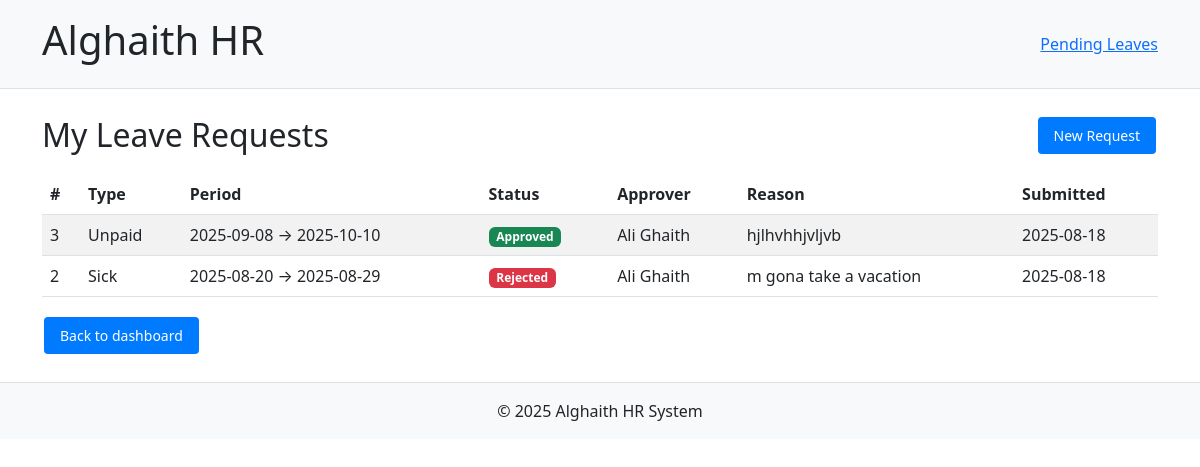
The page /leave/my-requests (signed in) on the database as committed earlier.
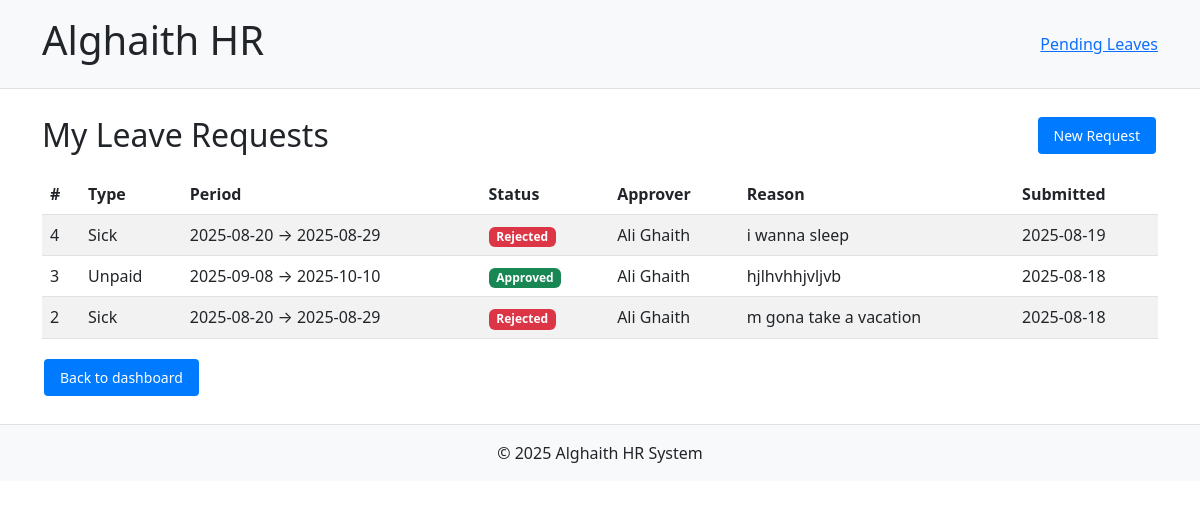
The same page on the database as committed later.
### core/models.py (models this page shows, shortened)
class LeaveRequest(db.Model):
    __tablename__ = 'leave_requests'
    id = db.Column(db.Integer, primary_key=True)
    user_id = db.Column(db.Integer, db.ForeignKey('users.id'), nullable=False)
    approver_id = db.Column(db.Integer, db.ForeignKey('users.id'))
    type = db.Column(db.String(30), nullable=False, default='annual')  # annual/sick/unpaid/other
    start_date = db.Column(db.Date, nullable=False)
    end_date = db.Column(db.Date, nullable=False)
    reason = db.Column(db.Text)
    status = db.Column(db.String(20), nullable=False, default='pending')  # pending/approved/rejected
    decided_at = db.Column(db.DateTime)
    created_at = db.Column(db.DateTime, default=datetime.utcnow)
    updated_at = db.Column(db.DateTime, default=datetime.utcnow, onupdate=datetime.utcnow)
    requester = db.relationship('User', foreign_keys=[user_id], backref='leave_requests')
    approver = db.relationship('User', foreign_keys=[approver_id])

class User(db.Model, UserMixin):
    __tablename__ = 'users'
    id = db.Column(db.Integer, primary_key=True)
    email = db.Column(db.String(120), unique=True, nullable=False)
    password_hash = db.Column(db.String(200), nullable=False)
    name = db.Column(db.String(100), nullable=False)
    role = db.Column(db.String(50), nullable=False)
    avatar = db.Column(db.String(2), nullable=False)
    access_code = db.Column(db.String(20), unique=True, nullable=False)
    department_id = db.Column(db.Integer, db.ForeignKey('departments.id'))
    created_at = db.Column(db.DateTime, default=datetime.utcnow)
    last_login = db.Column(db.DateTime)
    login_count = db.Column(db.Integer, default=0)
    is_active = db.Column(db.Boolean, default=True, nullable=False)
    position = db.Column(db.String(100), nullable=True)
    phone = db.Column(db.String(20), nullable=True)
    department = db.relationship('Department', back_populates='members')
    @property
    def is_authenticated(self):
        return True

### modules/leave/routes.py (the view)
@leave_bp.route('/my-requests')
@login_required
def my_requests():
    items = list_user_requests(current_user.id)
    return render_template('leave/my_leaves.html', requests=items)

### app.py (called while the page is built)
@login_manager.user_loader
def load_user(user_id):
    from core.models import User
    return db.session.get(User, int(user_id))

### modules/leave/services.py (called while the page is built)
def list_user_requests(user_id: int):
    return LeaveRequest.query.filter_by(user_id=user_id).order_by(LeaveRequest.created_at.desc()).all()

### templates/leave/my_leaves.html (shortened to what this page needs)
{% extends "base.html" %}
{% block content %}
<div class="container mt-4">
  <div class="d-flex justify-content-between align-items-center mb-3">
    <h2 class="mb-0">My Leave Requests</h2>
    <a class="btn btn-sm btn-primary" href="{{ url_for('leave.new_request') }}">New Request</a>
  </div>
  {% if requests and requests|length %}
    <table class="table table-striped align-middle">
      <thead>
        <tr>
          <th>#</th>
          <th>Type</th>
          <th>Period</th>
          <th>Status</th>
          <th>Approver</th>
          <th>Reason</th>
          <th>Submitted</th>
        </tr>
      </thead>
      <tbody>
        {% for r in requests %}
        <tr>
          <td>{{ r.id }}</td>
          <td class="text-capitalize">{{ r.type }}</td>
          <td>{{ r.start_date }} → {{ r.end_date }}</td>
          <td>
            {% if r.status == 'approved' %}
              <span class="badge bg-success">Approved</span>
            {% elif r.status == 'rejected' %}
              <span class="badge bg-danger">Rejected</span>
            {% else %}
              <span class="badge bg-warning text-dark">Pending</span>
            {% endif %}
          </td>
          <td>{{ r.approver.name if r.approver else '-' }}</td>
          <td>{{ r.reason or '' }}</td>
          <td>{{ r.created_at.strftime('%Y-%m-%d') if r.created_at else '' }}</td>
        </tr>
        {% endfor %}
      </tbody>
    </table>
  {% else %}
    <div class="alert alert-info">No leave requests yet.</div>
  {% endif %}
  <a href="{{ url_for('dashboard.role_dashboard') }}" class="btn btn-outline-secondary">Back to dashboard</a>
</div>
{% endblock %}

### templates/base.html (shortened to what this page needs)
<!DOCTYPE html>
<html lang="en">
<head>
    <link href="https://cdn.jsdelivr.net/npm/bootstrap@5.3.0/dist/css/bootstrap.min.css" rel="stylesheet">
    <link rel="stylesheet" href="{{ url_for('static', filename='css/styles.css') }}">
</head>
<body>
<header class="p-3 bg-light border-bottom">
    <div class="container d-flex justify-content-between align-items-center">
        <h1>Alghaith HR</h1>
        {% if current_user.is_authenticated %}
        <nav>
            {% if current_user.role.lower() == 'employee' %}
            <a href="{{ url_for('leave.new_request') }}">Request Leave</a> |
            <a href="{{ url_for('leave.my_requests') }}">My Leaves</a>
            {% elif current_user.role.lower() in ['it_manager', 'general_director'] %}
            <a href="{{ url_for('leave.pending_requests') }}">Pending Leaves</a>
            {% endif %}
        </nav>
        {% endif %}
    </div>
</header>
<div class="container-fluid">
    {% block content %}{% endblock %}
</div>
<footer class="text-center mt-4 p-3 bg-light border-top">
    &copy; 2025 Alghaith HR System
</footer>
</body>
</html>

### static/styles.css (style rules this page uses)
.btn, .btn-cancel, .btn-delete { display: inline-block; padding: 8px 16px; margin: 4px 2px; background-color: #007BFF; color: white; text-decoration: none; border-radius: 4px; cursor: pointer; font-size: 14px; border: none; text-align: center; }

Rows that differ between the two databases and show on the page:
added LeaveRequest: id "4", type "Sick", start_date "2025-08-20", end_date "2025-08-29", status "Rejected", approver "Ali Ghaith", reason "i wanna sleep", created_at "2025-08-19"
